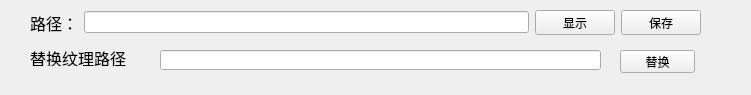
<?xml version="1.0" encoding="UTF-8"?>
<ui version="4.0">
 <class>AsModel</class>
 <widget class="QWidget" name="AsModel">
  <property name="geometry">
   <rect>
    <x>0</x>
    <y>0</y>
    <width>751</width>
    <height>95</height>
   </rect>
  </property>
  <property name="windowTitle">
   <string>Form</string>
  </property>
  <widget class="QWidget" name="layoutWidget">
   <property name="geometry">
    <rect>
     <x>30</x>
     <y>10</y>
     <width>671</width>
     <height>25</height>
    </rect>
   </property>
   <layout class="QHBoxLayout" name="horizontalLayout">
    <item>
     <widget class="QLabel" name="label">
      <property name="font">
       <font>
        <family>Agency FB</family>
        <pointsize>12</pointsize>
       </font>
      </property>
      <property name="text">
       <string>路径：</string>
      </property>
     </widget>
    </item>
    <item>
     <widget class="QLineEdit" name="lineEdit"/>
    </item>
    <item>
     <widget class="QPushButton" name="pushButton">
      <property name="text">
       <string>显示</string>
      </property>
     </widget>
    </item>
    <item>
     <widget class="QPushButton" name="pushButton_2">
      <property name="text">
       <string>保存</string>
      </property>
     </widget>
    </item>
   </layout>
  </widget>
  <widget class="QLineEdit" name="lineEdit_2">
   <property name="geometry">
    <rect>
     <x>160</x>
     <y>50</y>
     <width>441</width>
     <height>20</height>
    </rect>
   </property>
  </widget>
  <widget class="QLabel" name="label_2">
   <property name="geometry">
    <rect>
     <x>30</x>
     <y>50</y>
     <width>101</width>
     <height>16</height>
    </rect>
   </property>
   <property name="font">
    <font>
     <family>Agency FB</family>
     <pointsize>12</pointsize>
    </font>
   </property>
   <property name="text">
    <string>替换纹理路径：</string>
   </property>
  </widget>
  <widget class="QPushButton" name="pushButton_3">
   <property name="geometry">
    <rect>
     <x>620</x>
     <y>50</y>
     <width>75</width>
     <height>23</height>
    </rect>
   </property>
   <property name="text">
    <string>替换</string>
   </property>
  </widget>
 </widget>
 <resources/>
 <connections/>
</ui>
